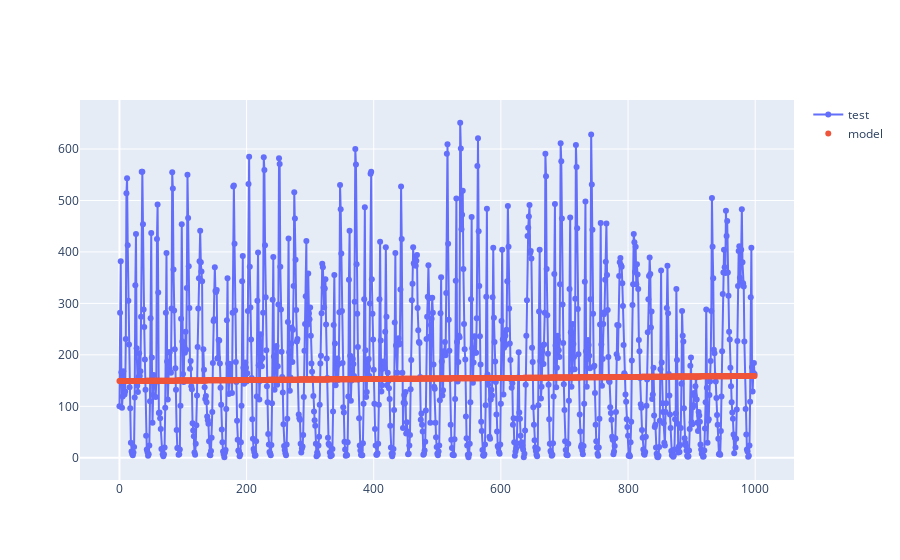

Notebook source saved alongside this figure:
### Markdown cell above
## dtetime

### Code cell
df_dt = tabla[['dteday']].copy()
df_dt['dteday'] = (df_dt['dteday'].map(dt.datetime.toordinal) - 734138)/365
X_dt = np.array(df_dt.values)
x_tr, x_te, y_tr, y_te = train_test_split(X_dt, Y, test_size=0.3)
regresion_dt = LinearRegression()
regresion_dt.fit(x_tr, y_tr)
y_dt = regresion_dt.predict(X_dt)
print('RMSE:', mean_squared_error(Y, y_dt, squared=False))
y_dt_te = regresion_dt.predict(x_te)
print('RMSE:', mean_squared_error(y_te, y_dt_te, squared=False))
fig = go.Figure()
fig.add_trace(go.Scatter(y= Y.reshape(-1)[5000:6000], mode='lines+markers', name='test'))
fig.add_trace(go.Scatter(y= y_dt[5000:6000], mode='markers', name='model'))
fig.show()

### Figure 1 — Plotly figure (JSON) as saved in the notebook; plotly's stock layout.template omitted (floating-point values rounded to 4 significant figures; data arrays with more than 128 entries replaced by an {"elided": "..."} marker saying what was removed)
{"data": [{"mode": "lines+markers", "name": "test", "type": "scatter", "y": {"elided": "1000 int values"}}, {"mode": "markers", "name": "model", "type": "scatter", "y": {"elided": "1000 float values"}}], "layout": {}}
